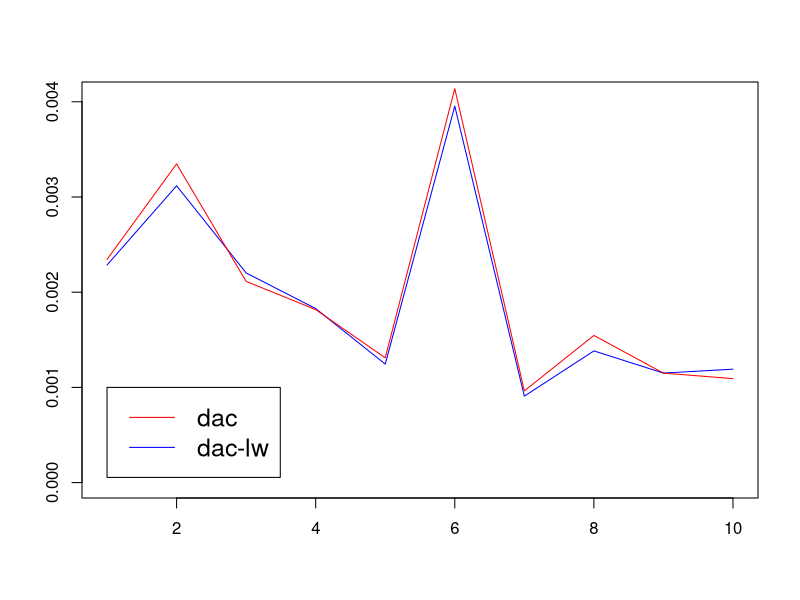

This figure's R source: (Note: this script raises an error after producing the figure.)
library(readr)
lgssm8_mse <- read_csv("buster/lgssm8_mse.csv")
lgssm8_runtime <- read_csv("buster/lgssm8_runtime.csv")

Time.step <- nrow(lgssm8_mse)
d <- ncol(lgssm8_mse)/2
# MSE
plot(1:Time.step, type = "l", rowMeans(lgssm8_mse[, 1:d]), col = "blue", xlab=" ", ylab=" ",
     ylim = c(0, max(rowMeans(lgssm8_mse))), cex = 2)
lines(1:Time.step, rowMeans(lgssm8_mse[, (d+1):(2*d)]), col = "red")
legend(1, 0.001, legend = c("dac", "dac-lw"), col=c("red", "blue"), lty=1, cex=1.5)

# relative MSE
lgssm8_mse[, 1:d]/true_variances
lgssm8_mse[, (d+1):(2*d)]/true_variances

# runtime
colMeans(lgssm8_runtime)[1]/colMeans(lgssm8_runtime)[2]
